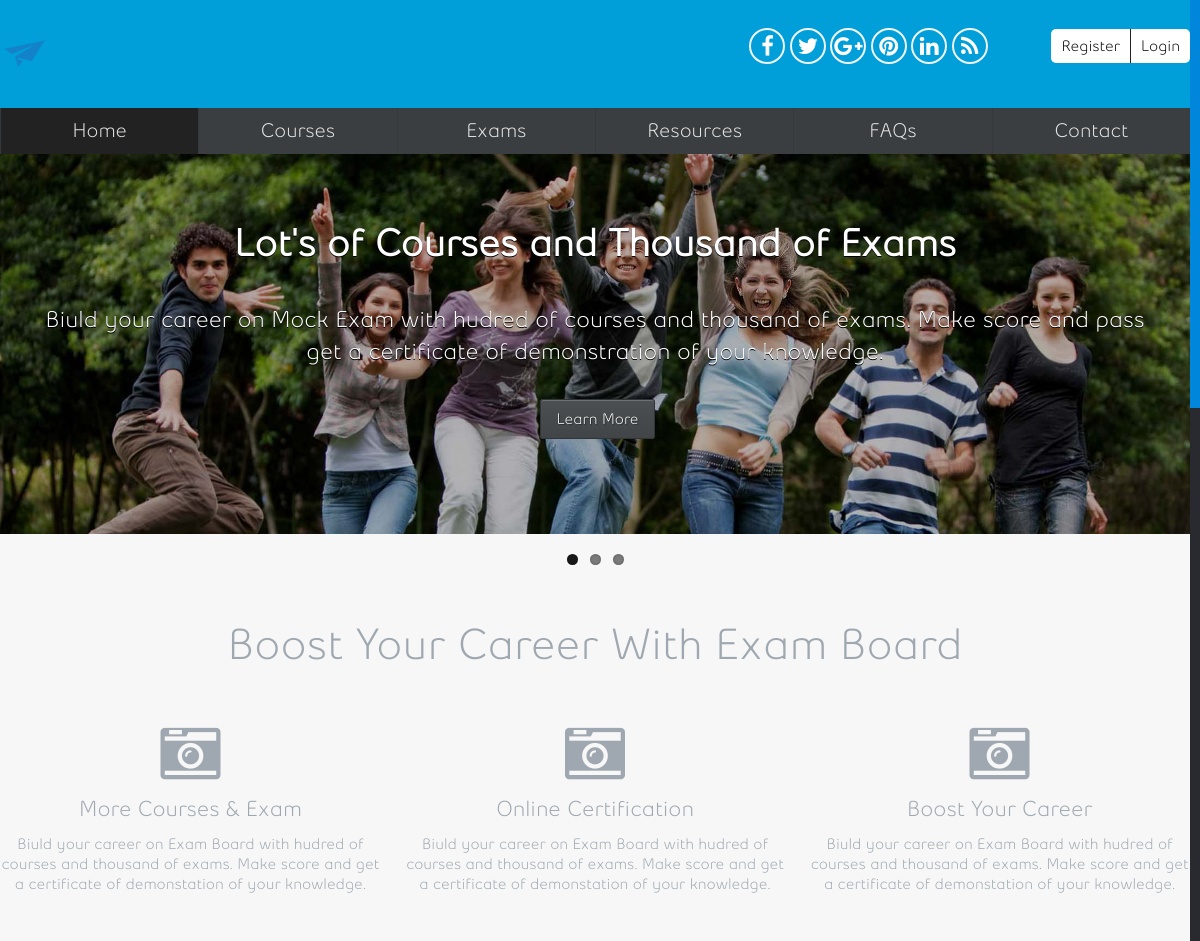
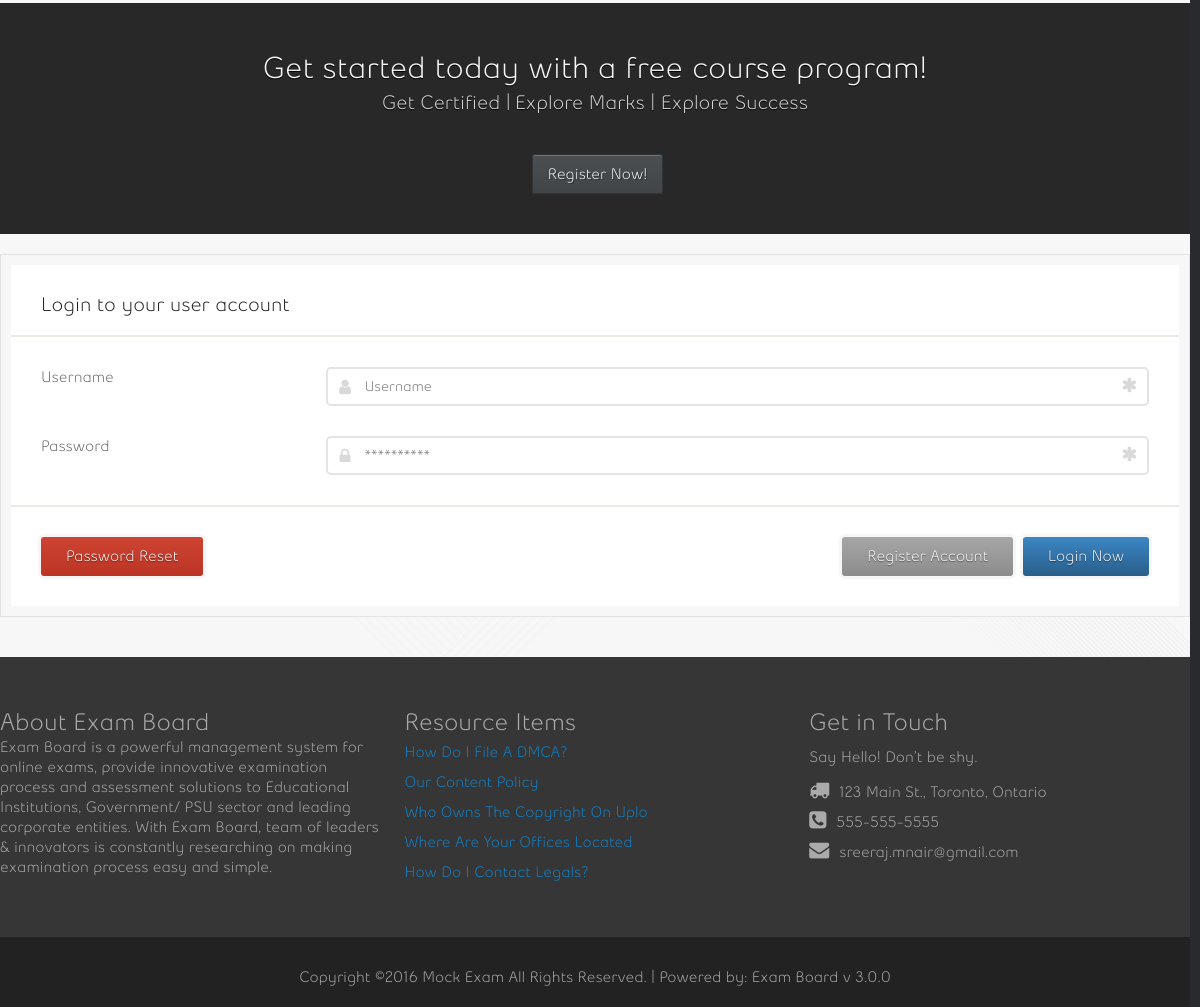
The page / on the database its author committed (2 pictures, top to bottom).
### tables this page shows
CREATE TABLE `settings` (
  `company` varchar(75) NOT NULL,
  `site_url` varchar(75) NOT NULL,
  `site_email` varchar(100) NOT NULL,
  `address` varchar(150) NOT NULL,
  `city` varchar(150) NOT NULL,
  `state` varchar(150) NOT NULL,
  `zip` varchar(16) NOT NULL,
  `phone` varchar(16) DEFAULT NULL,
  `fax` varchar(16) DEFAULT NULL,
  `logo` varchar(60) NOT NULL,
  `short_date` varchar(20) NOT NULL,
  `long_date` varchar(20) NOT NULL,
  `dtz` varchar(200) NOT NULL,
  `lang` varchar(2) NOT NULL DEFAULT 'en',
  `weekstart` tinyint(1) NOT NULL DEFAULT '1',
  `theme` varchar(30) DEFAULT NULL,
  `enable_reg` tinyint(1) NOT NULL DEFAULT '1',
  `enable_tax` tinyint(1) NOT NULL DEFAULT '0',
  `tax_name` varchar(55) NOT NULL,
  `tax_rate` varchar(8) NOT NULL DEFAULT '0',
  `tax_number` varchar(100) DEFAULT NULL,
  `enable_offline` tinyint(1) NOT NULL DEFAULT '1',
  `offline_info` text,
  `invoice_note` text,
  `invoice_number` varchar(40) DEFAULT NULL,
  `quote_number` varchar(40) DEFAULT NULL,
  `enable_uploads` tinyint(1) NOT NULL DEFAULT '1',
  `file_types` varchar(255) NOT NULL,
  `file_max` varchar(20) NOT NULL,
  `perpage` varchar(3) NOT NULL DEFAULT '10',
  `sbackup` varchar(50) DEFAULT NULL,
  `currency` varchar(4) DEFAULT NULL,
  `cur_symbol` varchar(6) DEFAULT NULL,
  `tsep` varchar(1) NOT NULL DEFAULT ',',
  `dsep` varchar(1) NOT NULL DEFAULT '.',
  `pp_email` varchar(50) DEFAULT NULL,
  `pp_pass` varchar(30) DEFAULT NULL,
  `pp_api` varchar(100) DEFAULT NULL,
  `pp_mode` tinyint(1) NOT NULL DEFAULT '0',
  `invdays` tinyint(1) NOT NULL DEFAULT '7',
  `mailer` enum('PHP','SMTP','SMAIL') NOT NULL DEFAULT 'PHP',
  `smtp_host` varchar(100) DEFAULT NULL,
  `smtp_user` varchar(50) DEFAULT NULL,
  `smtp_pass` varchar(50) DEFAULT NULL,
  `smtp_port` smallint(3) DEFAULT NULL,
  `sendmail` varchar(60) DEFAULT NULL,
  `is_ssl` tinyint(1) NOT NULL DEFAULT '0',
  `crmv` varchar(5) DEFAULT NULL,
  `passing_score` int(2) NOT NULL,
  `google_analytics` text NOT NULL,
  `social_gplus` varchar(75) NOT NULL,
  `social_twitter` varchar(75) NOT NULL,
  `social_facebook` varchar(75) NOT NULL,
  `social_pinterest` varchar(75) NOT NULL,
  `social_linkedin` varchar(75) NOT NULL,
  `social_rss` varchar(75) NOT NULL
);

CREATE TABLE `resources` (
  `id` int(11) NOT NULL,
  `category` int(5) DEFAULT NULL,
  `title` varchar(30) DEFAULT NULL,
  `content` text NOT NULL
);

### index.php (the view, shortened to what the rows shown need)
<?php
  require_once("init.php");
?>
<?php include("header.php");?>
<div class="slider-sec" style="background: url(assets/images/slider-background.jpg) no-repeat scroll center top;">
	<div id="slider" class="flexslider">
		<ul class="slides">
		  <li style="background: url(uploads/slider/sl-1.jpg) no-repeat scroll center top;">
				<h2>Lot's of Courses and Thousand of Exams</h2>
				<p>Biuld your career on <?php echo $core->company;?> with hudred of courses and thousand of exams. Make score and pass get a certificate of demonstration of your knowledge.</p>
				<a href="courses.php" class="button button-red ">Learn More</a>
		  </li>
		</ul>
	</div>
</div>
<div class="headline">
	<h1>Boost Your Career With Exam Board</h1>
</div>
<div class="call-to-action clearfix">
	<h1>Get started today with a free course program!</h1>
</div>
<?php include("footer.php");?>

### header.php (shortened to what the rows shown need)
<!DOCTYPE html>
<html lang="en">
<head>
<link rel="stylesheet" href="theme/<?php echo $core->theme;?>/front/style/style.css"  type="text/css" />
<link rel="stylesheet" href="assets/style/jquery-ui.css" type="text/css" />
<link rel="stylesheet" type="text/css" href="assets/fancybox/jquery.fancybox.css" media="screen" />
<link rel="stylesheet" type="text/css" href="assets/style/flexslider.css" media="screen" />
<link href="//maxcdn.bootstrapcdn.com/font-awesome/4.2.0/css/font-awesome.min.css" rel="stylesheet">
<link rel="stylesheet" href="theme/<?php echo $core->theme;?>/front/style/new.css"  type="text/css" />
</head>
<body data-smooth-scrolling="1">
<div class="bg">
<div class="container" style="background: #009fda;">
<div class="in-grid">
    <section id="crumbs" class="row crumbs2">
      <div class="col grid_6">
        <a href="index.php"><?php echo ($core->logo) ? '<img src="'.SITEURL.'/uploads/'.$core->logo.'" alt="'.$core->company.'" class="front-logo"/>': $core->company;?></a>
      </div>
    </section>
</div>
</div>
<div class="container in-grid">
  <div  class="row grid_24">

### footer.php (shortened to what the rows shown need)
  </div>
</div>
</div>
<?php $resources = $content->getFWResources();?>
<div class="footer-panel">
	<section class="row in-grid">
		<div class="col grid_8">
			<h2><?php echo lang('FW_ABOUT'); ?></h2>
		</div>
		<div class="col grid_8">
			<h2><?php echo lang('FW_RESOURCE'); ?></h2>
			<?php if(!$resources):?>
			<?php echo Filter::msgInfo(lang('FW_NORESOURCE'),false);?>
			<?php else:?>
			<ul>
				<?php foreach ($resources as $row):?>
				<li><a href="resources.php?action=details&amp;id=<?php echo $row->id;?>"><h4><?php echo $row->title;?></h4></a></li>
				<?php endforeach; ?>
			</ul>
			<?php endif;?>
		</div>
		<div class="col grid_8 fw_git">
			<h2><?php echo lang('FW_GIT'); ?></h2>
			<ul>
				<li><i class="icon-truck"></i><span><?php echo $core->address . ', ' . $core->city . ', ' . $core->state;?></span><li>
				<li><i class="icon-phone-sign"></i><span><?php echo $core->phone;?></span><li>
				<li><i class="icon-envelope"></i><span><?php echo $core->site_email;?></span><li>
			</ul>
		</div>
	</section>
</div>
<footer id="footer" class="clearfix">
  <div class="row">
    <div class="fotter-wrap">
      <div class="col grid_24">
        <div class="copyright top10">Copyright &copy;<?php echo date('Y').' '.$core->company;?>  All Rights Reserved. | Powered by: Exam Board v <?php echo $core->crmv;?></div>
      </div>
    </div>
  </div>
</footer>
</body></html>

### rows shown on the page
settings: logo (picture), company "Mock Exam", address "123 Main St.", city "Toronto", state "Ontario", phone "555-555-5555", site_email "sreeraj.mnair@gmail.com", crmv "3.0.0"
resources: title "How Do I File A DMCA?"
resources: title "Our Content Policy"
resources: title "Who Owns The Copyright On Uplo"
resources: title "Where Are Your Offices Located"
resources: title "How Do I Contact Legals?"

### other values the page prints
lang('USERNAME') "Username"
lang('PASSWORD') "Password"
lang('LOGIN_PASS_RESET') "Password Reset"
lang('LOGIN_BUT_NOW') "Login Now"
lang('LOGIN_REG_NOW') "Register Account"
lang('FW_ABOUT') "About Exam Board"
lang('FW_RESOURCE') "Resource Items"
lang('FW_GIT') "Get in Touch"
